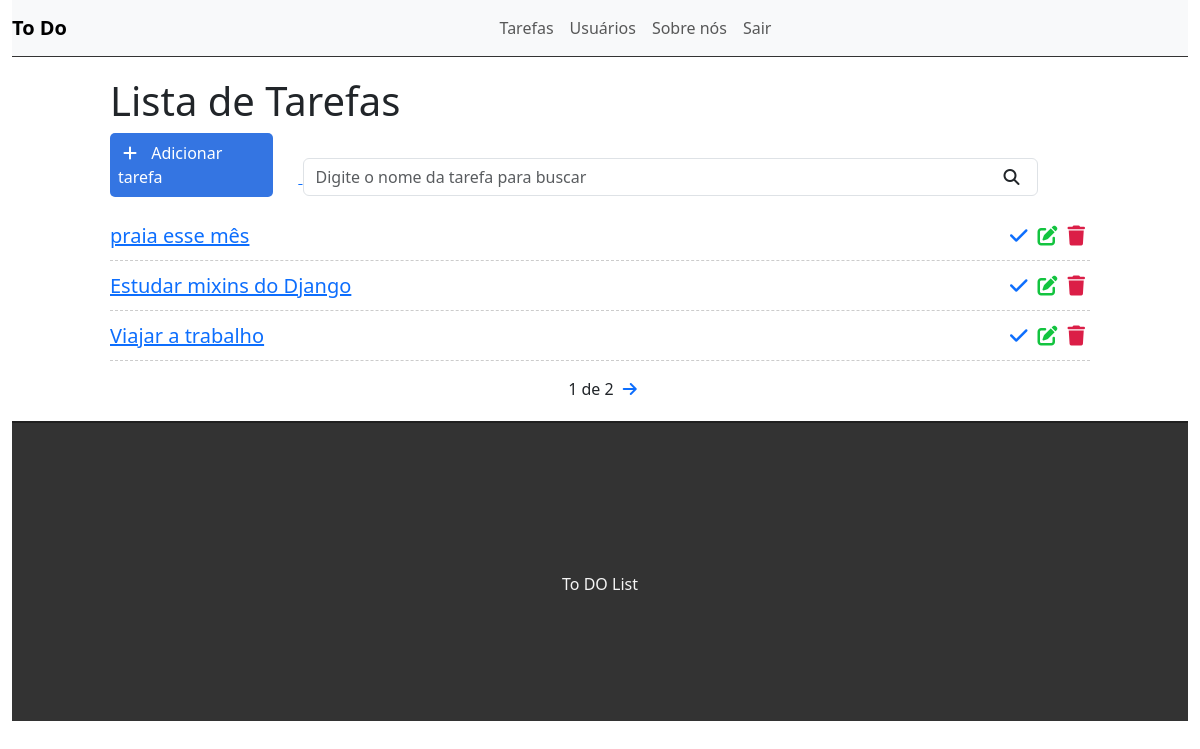
Page / (signed in) on the earlier database version.
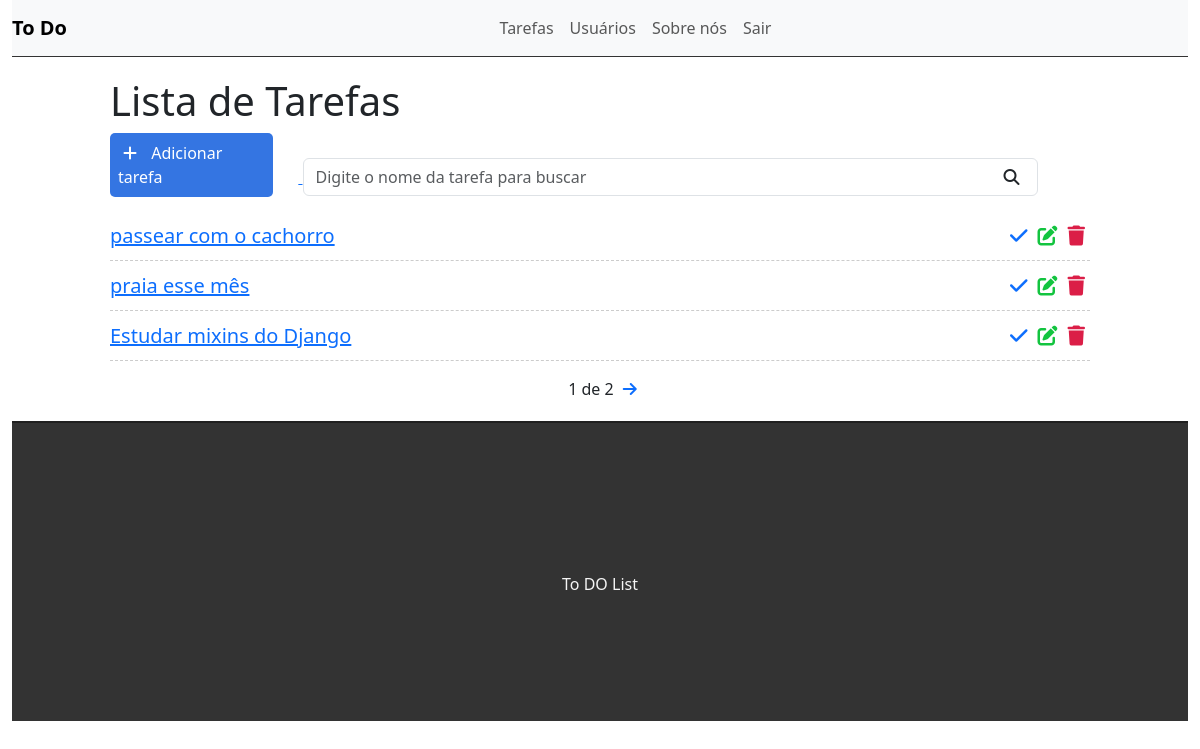
Same page on the later database version.
### tasks/models.py (models this page shows, shortened)
class Task(models.Model):
    STATUS = (
        ('doing','Doing'),
        ('done','Done'),
    )
    title = models.CharField(max_length=255)
    description = models.TextField()
    done = models.CharField(
        max_length=5,
        choices=STATUS,
    )
    user = models.ForeignKey(get_user_model(), on_delete=models.CASCADE)
    created_at = models.DateTimeField(auto_now_add=True)
    update_at = models.DateTimeField(auto_now=True)

### tasks/views.py (the view)
# urls.py: path('', views.taskList, name='task-list'),
@login_required
def taskList(request):
    search = request.GET.get('search')
    if search:
        tasks = Task.objects.filter(title__icontains=search, user=request.user)
    else:
        tasks_list = Task.objects.all().order_by('-created_at').filter(user=request.user)
        paginator = Paginator(tasks_list, 3)
        page =  request.GET.get('page')
        tasks = paginator.get_page(page)
    return render(request, 'tasks/list.html', {'tasks': tasks})

### tasks/templates/tasks/list.html (shortened to what this page needs)
{% extends 'base.html' %}
{% block content %}
<div class="offset-1 col-10 list-div" id="add-link">
    <h1>Lista de Tarefas</h1>
    <a href="newtask/">
    <div class="add-div col-2">
        <i class="fa-solid fa-plus"></i> Adicionar tarefa
    </div>
    </a>
    <div class="search-div col-9">
        <form method="GET" id="search-form">
            <input class="form-control" type="text" id="search" name="search" placeholder="Digite o nome da tarefa para buscar" value="{{ request.GET.search }}">
            <i class="fa-solid fa-search" id="search-btn"></i>
        </form>
    </div>
    <ul class="task-list">
    {%  for task in tasks%}
        {%if task.done == 'doing'%}
            <li class="task-item">
        {%else%}
            <li class="task-item done">
        {%endif%}
                <span><a href="/task/{{task.id}}">{{task.title}}</a></span>
                <a href="delete/{{task.id}}" class="delete-btn"><span><i class="fa-solid fa-trash"></i></a>
                <a href="edit/{{task.id}}"><span><i class="fa-solid fa-edit"></i></a>
                <a href="changestatus/{{task.id}}"><span><i class="fa-solid fa-check"></i></a>
        </li>
    {% endfor %}
    </ul>
    <div class="pagination">
        <span class="step-links">
            {% if tasks.paginator.num_pages %}
            <span class="current">
                {{tasks.number}} de {{tasks.paginator.num_pages}}
            </span>
            {% endif %}
            {% if tasks.has_next %}
                <a href="?page={{ tasks.next_page_number}}"><i class="fa-solid fa-arrow-right"></i></a>
            {% endif %}
        </span>
    </div>
</div>
{% endblock %}

### tasks/templates/base.html (shortened to what this page needs)
{% load static %}
<!DOCTYPE html>
<html lang="en">
<head>
    <link rel="stylesheet" href="{%static 'css/style.css'%}">
    <link href="https://cdn.jsdelivr.net/npm/bootstrap@5.3.0-alpha1/dist/css/bootstrap.min.css" rel="stylesheet">
</head>
<body>
    <div class="container-fluid">
        <nav class="navbar navbar-expand-lg navbar-light bg-light">
            <a class="navbar-brand" href="/">To Do</a>
            <div class="collapse navbar-collapse" id="conteudoNavbarSuportado">
              <ul class="navbar-nav mr-auto">
                {% if user.is_authenticated %}
                  <li class="nav-item">
                    <a class="nav-link" href="/">Tarefas</a>
                  </li>
                  <li class="nav-item">
                    <a class="nav-link" href="#">Usuários</a>
                  </li>
                {% else %}
                  <li class="nav-item">
                    <a class="nav-link" href="/accounts/login">Entrar</a>
                  </li>
                {% endif %}
                <li class="nav-item">
                  <a class="nav-link" href="#">Sobre nós</a>
                </li>
                {% if user.is_authenticated %}
                  <li class="nav-item">
                    <a class="nav-link" href="/accounts/logout">Sair</a>
                  </li>
                {% endif %}
              </ul>
            </div>
          </nav>
        {% block content %}{% endblock %}
        <footer>
          <p>To DO List</p>
        </footer>
    </div>
</body>
</html>

### tasks/static/css/style.css (style rules this page uses)
.container-fluid { padding: 0; }
.navbar { border-bottom: 1px solid #333; margin-bottom: 20px; }
.navbar-nav { margin: auto; }
.navbar-brand { font-weight: bold; }
#add-link { text-decoration: none; }
.add-div { background-color: #3475e2; cursor: pointer; display: inline-block; color: #fff; padding: 8px; border-radius: 5px; margin-right: 25px; }
.fa-solid.fa-plus { color: #fff; margin-right: 10px; margin-left: 5px; }
.list-div { padding: 0; }
.task-list { padding-left: 0; }
.task-item { list-style: none; font-size: 20px; height: 50px; padding-top: 10px; border-bottom: 1px dashed #ccc; }
.fa-solid.fa-trash, .fa-solid.fa-edit, .fa-solid.fa-check { cursor: pointer; margin: 5px; font-size: 20px; float: right; }
.fa-solid.fa-trash { color: #db1e47; }
.fa-solid.fa-edit { color: #13c43f; }
.fa-solid.fa-search { position: absolute; top: 11px; right: 18px; cursor: pointer; }
.search-div { position: relative; padding: 0px; margin-top: 15px; margin-bottom: 15px; display: inline-block; }
footer { background-color: #333; height: 300px; border-top: 2px solid #202020; }
footer p { color: #f5f5f5; text-align: center; top: 50%; position: relative; }
.pagination { margin-bottom: 20px; }
.step-links { position: relative; margin-left: auto; margin-right: auto; }
.step-links .current { margin-left: 5px; margin-right: 5px; }

Differences in the rows shown:
no longer on this page (row unchanged): Task: title "Viajar a trabalho"
added Task: title "passear com o cachorro"
